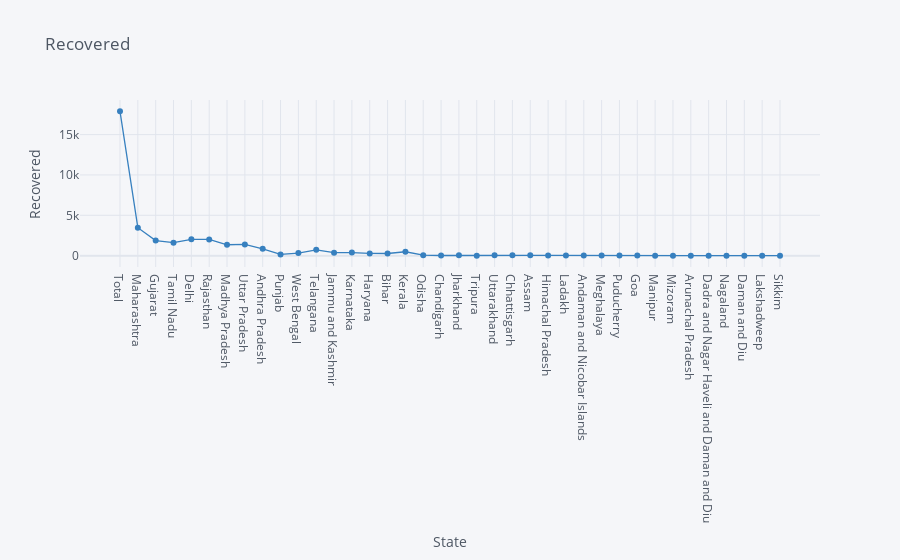

The notebook cell this image was saved under:
### Markdown cell above
# Recovered Cases as per State

### Code cell
df.iplot(kind="scatter",x="State",y="Recovered",mode='markers+lines',title="Recovered",xTitle="State",yTitle="Recovered",colors='blue',size=0)

### Figure 1 — Plotly figure (JSON) as saved in the notebook; plotly's stock layout.template omitted (floating-point values rounded to 4 significant figures)
{"data": [{"line": {"color": "rgba(55, 128, 191, 1.0)", "dash": "solid", "shape": "linear", "width": 1.3}, "marker": {"size": 0, "symbol": "circle"}, "mode": "markers+lines", "name": "Recovered", "text": "", "type": "scatter", "x": ["Total", "Maharashtra", "Gujarat", "Tamil Nadu", "Delhi", "Rajasthan", "Madhya Pradesh", "Uttar Pradesh", "Andhra Pradesh", "Punjab", "West Bengal", "Telangana", "Jammu and Kashmir", "Karnataka", "Haryana", "Bihar", "Kerala", "Odisha", "Chandigarh", "Jharkhand", "Tripura", "Uttarakhand", "Chhattisgarh", "Assam", "Himachal Pradesh", "Ladakh", "Andaman and Nicobar Islands", "Meghalaya", "Puducherry", "Goa", "Manipur", "Mizoram", "Arunachal Pradesh", "Dadra and Nagar Haveli and Daman and Diu", "Nagaland", "Daman and Diu", "Lakshadweep", "Sikkim"], "y": [17887, 3470, 1872, 1605, 2020, 2011, 1349, 1387, 842, 152, 323, 727, 364, 376, 279, 267, 484, 63, 21, 41, 2, 45, 38, 35, 34, 18, 33, 10, 8, 7, 2, 1, 1, 0, 0, 0, 0, 0]}], "layout": {"legend": {"bgcolor": "#F5F6F9", "font": {"color": "#4D5663"}}, "paper_bgcolor": "#F5F6F9", "plot_bgcolor": "#F5F6F9", "title": {"font": {"color": "#4D5663"}, "text": "Recovered"}, "xaxis": {"gridcolor": "#E1E5ED", "showgrid": true, "tickfont": {"color": "#4D5663"}, "title": {"font": {"color": "#4D5663"}, "text": "State"}, "zerolinecolor": "#E1E5ED"}, "yaxis": {"gridcolor": "#E1E5ED", "showgrid": true, "tickfont": {"color": "#4D5663"}, "title": {"font": {"color": "#4D5663"}, "text": "Recovered"}, "zerolinecolor": "#E1E5ED"}}}
